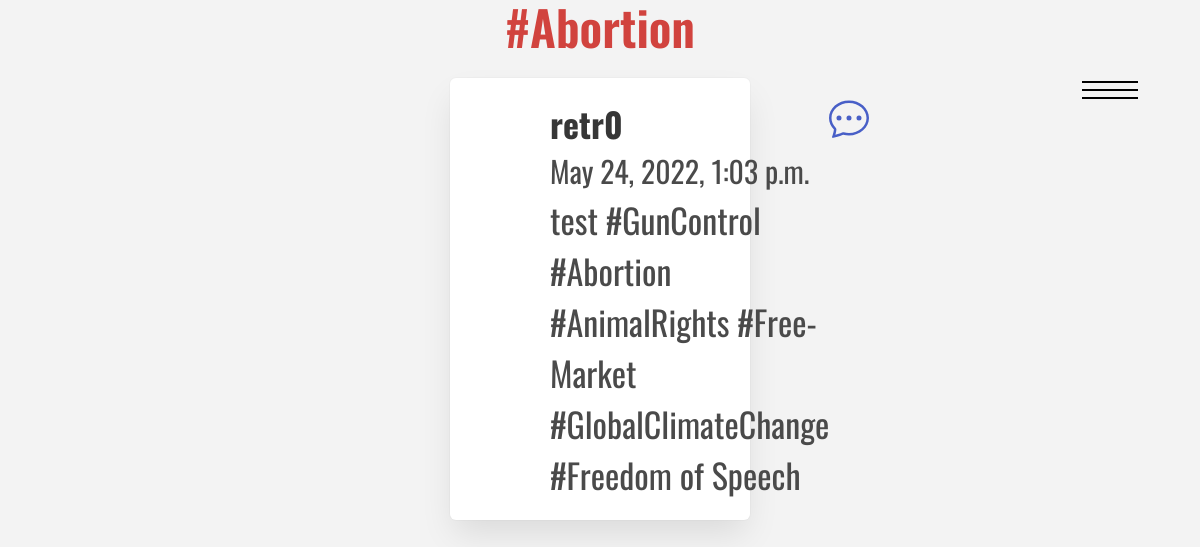
Page /topic/3 (signed in) on the committed database.
### main/models.py (models this page shows, shortened)
class post(models.Model):
    user = models.CharField(max_length=100, blank=True)
    Content = models.CharField(max_length=100)
    date = models.DateTimeField(auto_now_add=True, blank=True)
    class Meta:
        ordering = ['-id']

class topic(models.Model):
    name = models.CharField(max_length=100)
    def __str__(self) -> str:
        return self.name

### main/views.py (the view)
# urls.py: path('topic/<int:pk>', views.get_topic, name='get_topic'),
@login_required(login_url='/login')
def get_topic(request, pk):
    return render(request, 'topic.html', {'topic':topic.objects.filter(pk=pk), 'all_post':post.objects.all(), 'pic':profilePic.objects.all()})

### main/templates/topic.html (shortened to what this page needs)
{%extends 'base.html'%}
{%block content%}
{%for t in topic%}
<h1 class="title is-1" style="text-align: center; color: #d1433e;"> {{t}}</h1>
{%endfor%}
{%for i in all_post%}
{%for j in topic%}
{%if j.name in i.Content%}
<div class="box" style="margin: auto; width:25%;">
    <article class="media">
      <div class="media-left">
        <figure class="image is-64x64">
        </figure>
      </div>
      <div class="media-content">
          <p>
            <strong>{{i.user}}
            </strong> <br><small>{{i.date}}</small>
            <br>
            {{i.Content}}
          </p>
        </div>
        <br>
        <nav class="level is-mobile">
          <div class="level-left">
            <a class="level-item" href="{%url 'get_post' i.pk%}">
            </a>
          </div>
        </nav>
    </article>
  </div>
{%endif%}
{%endfor%}
{%endfor%}
{%endblock%}

### static/css/base.css (style rules this page uses)
body { background-color: #f3f3f3; font-size: 34; }
svg { width: 40; height: 40; }

### static/css/menu.css (style rules this page uses)
* { margin: 0; padding: 0; box-sizing: border-box; font-family: 'Lato', sans-serif; font-family: 'Oswald', sans-serif; }

### rows in the picture
post: user "retr0", date "May 24, 2022, 1:03 p.m.", Content "test #GunControl #Abortion #AnimalRights #Free-Market #GlobalClimateChange #Freedom of Speech"
